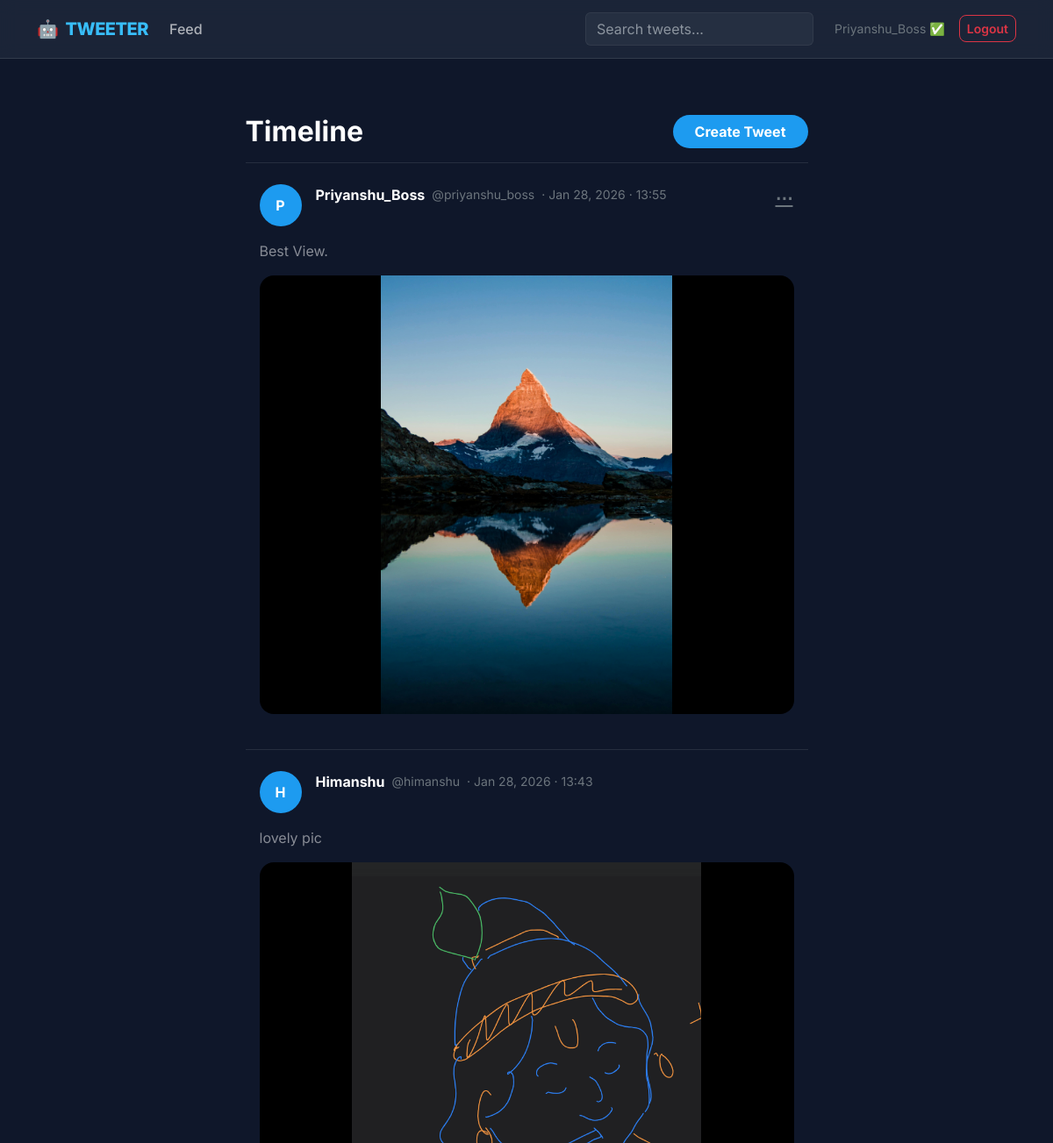
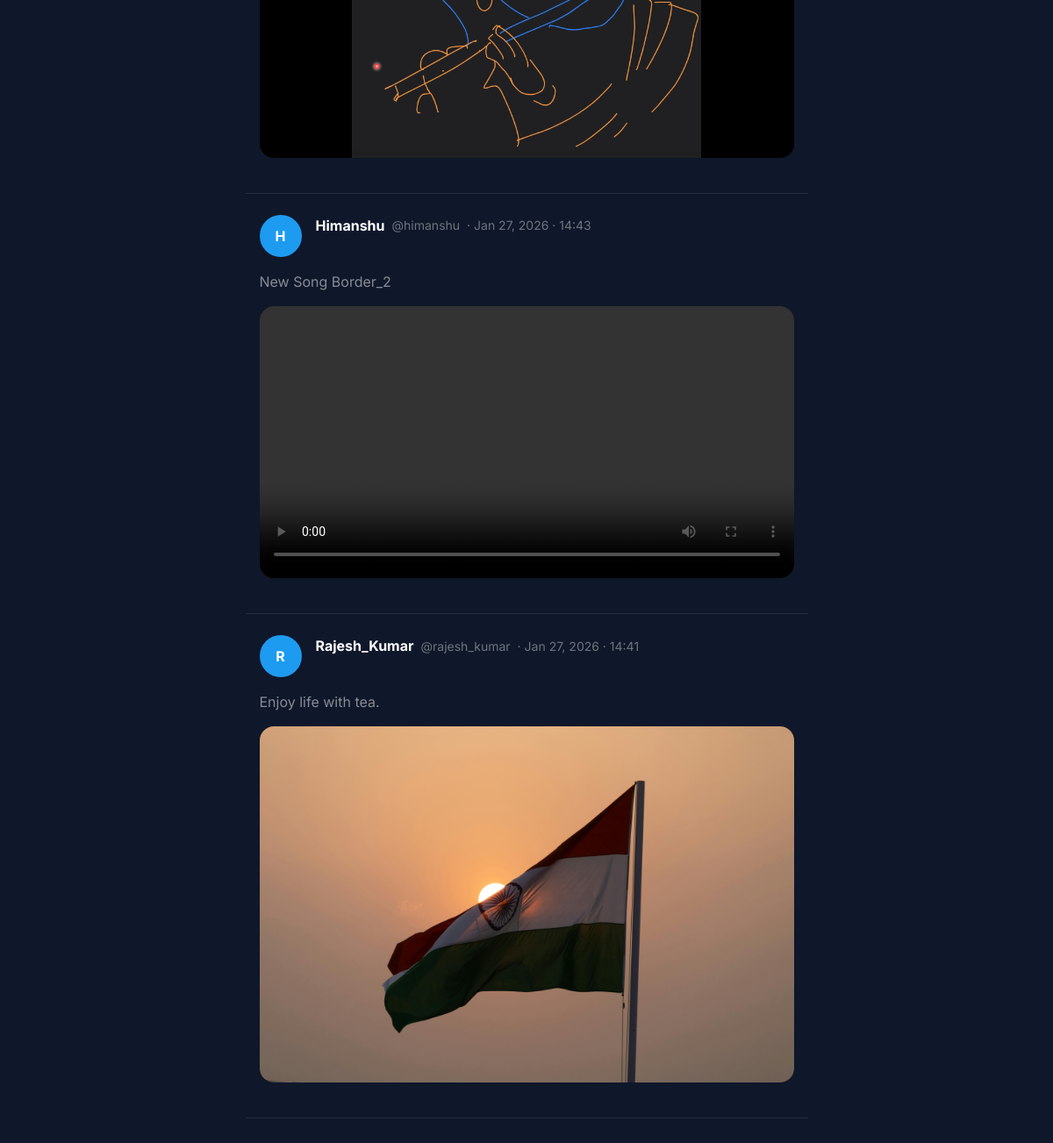
Page /tweet/ (signed in) on the committed database (2 pictures, top to bottom).
### tweet/models.py (models this page shows, shortened)
class Tweet(models.Model):
    user=models.ForeignKey(User,on_delete=models.CASCADE)
    text=models.TextField(max_length=150)
    photo=models.ImageField(upload_to='photos/',blank=True,null=True)
    video=models.FileField(upload_to='videos/',blank=True,null=True)
    created_at=models.DateTimeField(auto_now_add=True)
    updated_at=models.DateTimeField(auto_now=True)

### tweet/views.py (the view)
# urls.py: path('', views.tweet_list,name='tweet_list'),
def tweet_list(request):
    tweets=Tweet.objects.all().order_by('-created_at')
    return render(request,'tweet_list.html',{'tweets':tweets})

### tweet/templates/tweet_list.html (shortened to what this page needs)
{% extends "layout.html" %}
{% block content %}
<div class="row justify-content-center">
  <div class="col-12 col-lg-7">
    <div class="d-flex justify-content-between align-items-center py-3 border-bottom border-secondary border-opacity-25">
      <h2 class="fw-bold text-white mb-0">Timeline</h2>
      <a href="{% url 'tweet_create' %}" class="btn btn-tweet px-4">
        Create Tweet
      </a>
    </div>
    {% for tweet in tweets %}
    <div class="tweet-card px-3 py-4 border-bottom border-secondary border-opacity-25">
      <div class="d-flex justify-content-between align-items-start">
        <div class="d-flex gap-3">
          <div class="avatar">
            {{ tweet.user.username|first|upper }}
          </div>
          <div>
            <div class="d-flex flex-wrap align-items-center gap-2">
              <span class="fw-bold text-white">
                {{ tweet.user.username }}
              </span>
              <span class="text-secondary small">
                @{{ tweet.user.username|lower }}
              </span>
              <span class="text-secondary small">
                · {{ tweet.created_at|date:"M d, Y · H:i" }}
              </span>
            </div>
          </div>
        </div>
        {% if tweet.user == user %}
        <div class="dropdown">
          <button class="btn btn-link text-secondary p-0 fs-5" data-bs-toggle="dropdown">
            ⋯
          </button>
        </div>
        {% endif %}
      </div>
      <p class="mt-3 mb-3 text-white-50 lh-base">
        {{ tweet.text }}
      </p>
      {% if tweet.photo %}
      <div class="media-wrapper mb-3">
        <img src="{{ tweet.photo.url }}" alt="Tweet image">
      </div>
      {% elif tweet.video %}
      <div class="media-wrapper mb-3">
        <video controls >
          <source src="{{ tweet.video.url }}">
        </video>
      </div>
      {% endif %}
    </div>
    {% empty %}
    <div class="text-center py-5 text-secondary">
      <div class="display-6">📭</div>
      <p>No tweets yet</p>
    </div>
    {% endfor %}
  </div>
</div>
{% endblock %}

### templates/layout.html (shortened to what this page needs)
{% load static %}
<!doctype html>
<html lang="en" data-bs-theme="dark">
<head>
    <link href="https://cdn.jsdelivr.net/npm/bootstrap@5.3.0/dist/css/bootstrap.min.css" rel="stylesheet">
</head>
<body>
    <nav class="navbar navbar-expand-lg sticky-top">
        <div class="container">
            <a class="navbar-brand d-flex align-items-center" href="{% url 'tweet_list' %}">
                <span class="me-2">🤖</span> TWEETER
            </a>
            <div class="collapse navbar-collapse" id="navContent">
                <ul class="navbar-nav me-auto mb-2 mb-lg-0">
                    <li class="nav-item">
                        <a class="nav-link" href="{% url 'tweet_list' %}">Feed</a>
                    </li>
                </ul>
                <form class="d-flex me-3" role="search">
                    <input class="form-control me-2" type="search" placeholder="Search tweets..." aria-label="Search">
                </form>
                <div class="d-flex align-items-center gap-2">
                    {% if user.is_authenticated %}
                        <span class="text-secondary me-2 small">{{ user.username }} ✅</span>
                        <form method="post" action="{% url 'logout' %}" class="m-0">
                            <button class="btn btn-outline-danger btn-sm" type="submit">Logout</button>
                        </form>
                    {% else %}
                        <a href="{% url 'login' %}" class="btn btn-link text-decoration-none text-light">Login</a>
                        <a href="{% url 'register' %}" class="btn btn-primary">Sign Up</a>
                    {% endif %}
                </div>
            </div>
        </div>
    </nav>
    <main class="container main-container">
        {% block content %}{% endblock %}
    </main>
</body>
</html>

### templates/layout.html (style rules this page uses)
body { font-family: 'Inter', sans-serif; background-color: #0f172a; color: #f8fafc; }
.navbar { backdrop-filter: blur(10px); background-color: rgba(30, 41, 59, 0.8) !important; border-bottom: 1px solid rgba(255, 255, 255, 0.1); padding: 0.8rem 1rem; }
.navbar-brand { font-weight: 800; letter-spacing: -0.5px; color: #38bdf8 !important; }
.nav-link { font-weight: 500; transition: color 0.3s ease; }
.main-container { margin-top: 3rem; margin-bottom: 3rem; min-height: 80vh; }
.btn { border-radius: 8px; font-weight: 600; transition: all 0.2s ease; }
.form-control { background-color: rgba(255, 255, 255, 0.05); border: 1px solid rgba(255, 255, 255, 0.1); color: white; }

### tweet/templates/tweet_list.html (style rules this page uses)
.avatar { width: 48px; height: 48px; background: #1d9bf0; color: #fff; border-radius: 50%; font-weight: 700; display: flex; align-items: center; justify-content: center; }
.media-wrapper { background: #000; border-radius: 16px; overflow: hidden; }
.media-wrapper img, .media-wrapper video { width: 100%; max-height: 500px; object-fit: contain; }
.btn-tweet { background: #1d9bf0; color: #fff; border-radius: 999px; font-weight: 700; }

### rows in the picture
Tweet: user.username|first "P", user.username "Priyanshu_Boss", user.username "priyanshu_boss", created_at "Jan 28, 2026 · 13:55", text "Best View.", photo (picture)
Tweet: user.username|first "H", user.username "Himanshu", user.username "himanshu", created_at "Jan 28, 2026 · 13:43", text "lovely pic", photo (picture)
Tweet: user.username|first "H", user.username "Himanshu", user.username "himanshu", created_at "Jan 27, 2026 · 14:43", text "New Song Border_2"
Tweet: user.username|first "R", user.username "Rajesh_Kumar", user.username "rajesh_kumar", created_at "Jan 27, 2026 · 14:41", text "Enjoy life with tea.", photo (picture)

### other values in the picture
{{ user.username }} "Priyanshu_Boss"
